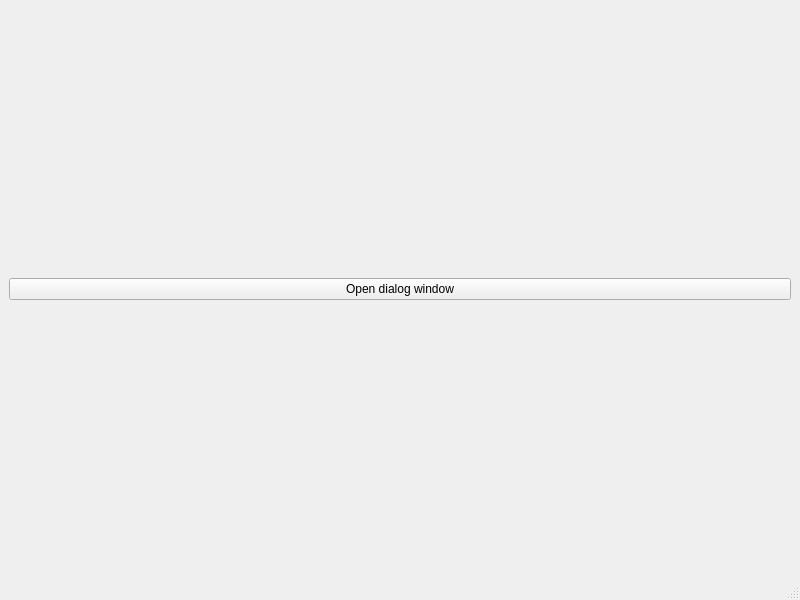
<?xml version="1.0" encoding="UTF-8"?>
<ui version="4.0">
 <class>MainWindow</class>
 <widget class="QMainWindow" name="MainWindow">
  <property name="geometry">
   <rect>
    <x>0</x>
    <y>0</y>
    <width>800</width>
    <height>600</height>
   </rect>
  </property>
  <property name="windowTitle">
   <string>MainWindow</string>
  </property>
  <widget class="QWidget" name="centralwidget">
   <layout class="QHBoxLayout" name="horizontalLayout">
    <item>
     <widget class="QPushButton" name="pushButton">
      <property name="text">
       <string>Open dialog window</string>
      </property>
     </widget>
    </item>
   </layout>
  </widget>
  <widget class="QMenuBar" name="menubar">
   <property name="geometry">
    <rect>
     <x>0</x>
     <y>0</y>
     <width>800</width>
     <height>22</height>
    </rect>
   </property>
  </widget>
  <widget class="QStatusBar" name="statusbar"/>
 </widget>
 <resources/>
 <connections/>
</ui>
